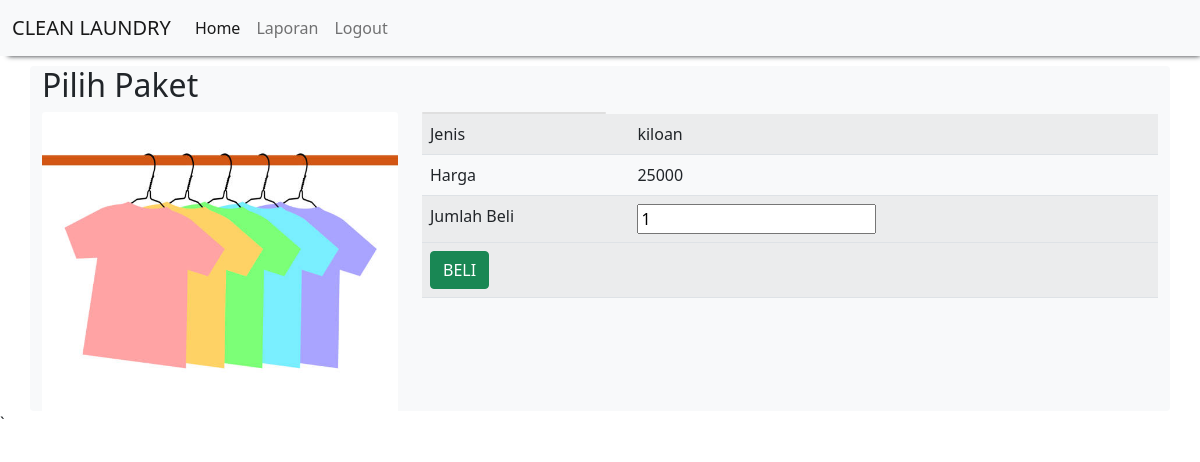
Screenshot of /Laundry/beli_produk.php?id_paket=17 (signed in) with the database file from the repository.
### tables this page shows
CREATE TABLE `paket` (
  `id_paket` int(11) NOT NULL,
  `jenis` varchar(100) NOT NULL,
  `harga` int(11) NOT NULL,
  `foto` varchar(100) NOT NULL
);

### Laundry/beli_produk.php (the view, shortened to what this page needs)
<?php
include "header.php";
include "koneksi.php";
$qry_detail_paket = mysqli_query($conn, "select * from paket where id_paket = '" . $_GET['id_paket'] . "'");
$dt_paket = mysqli_fetch_array($qry_detail_paket);
?>
<h2>Pilih Paket</h2>
<div class="row">
    <div class="col-md-4">
        <img src="img/<?= $dt_paket['foto'] ?>" class="card-img-top">
    </div>
    <div class="col-md-8">
        <form action="masukkankeranjang.php?id_paket=<?= $dt_paket['id_paket'] ?>" method="post">
            <table class="table table-hover table-striped">
                <div class="col-md-3">
                    <div class="card">
                        <td>Jenis</td>
                        <td><?= $dt_paket['jenis'] ?></td>
                        <tr>
                            <td>Harga</td>
                            <td><?= $dt_paket['harga'] ?></td>
                        </tr>
                        <td>Jumlah Beli</td>
                        <td><input type="number" name="qty" value="1"></td>
                        <tr>
                        <tr>
                            <td colspan="2"><input class="btn btn-success" type="submit" value="BELI"></td>
                        </tr>
                    </div>
                </div>
            </table>
        </form>
    </div>
</div>
<?php
include "footer.php";
?>

### rows the page displays
paket: foto (picture), jenis "kiloan", harga "25000"
